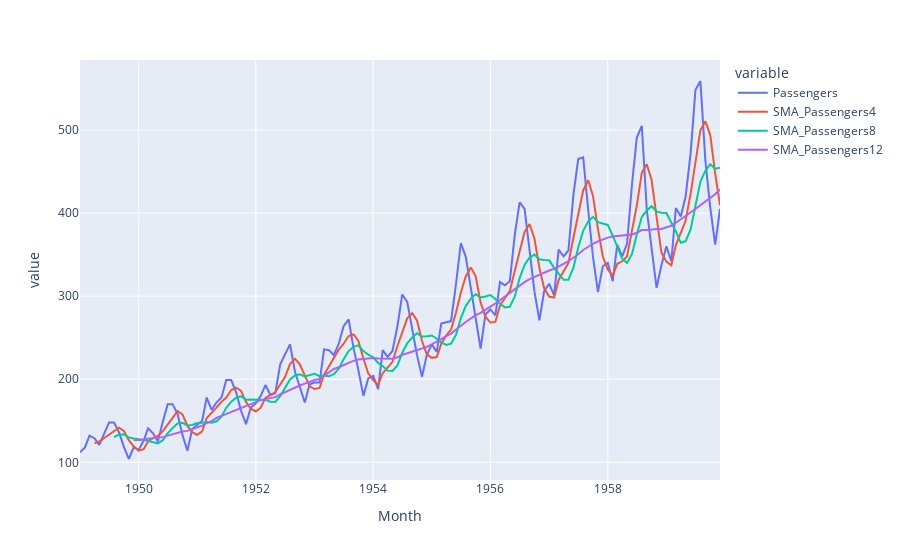

Here is the notebook cell this chart was saved with:
### Code cell
sma_data.plot()

### Figure 1 — Plotly figure (JSON) as saved in the notebook; plotly's stock layout.template omitted (floating-point values rounded to 4 significant figures; data arrays with more than 128 entries replaced by an {"elided": "..."} marker saying what was removed)
{"data": [{"hovertemplate": "variable=Passengers<br>Month=%{x}<br>value=%{y}<extra></extra>", "legendgroup": "Passengers", "line": {"color": "#636efa", "dash": "solid"}, "mode": "lines", "name": "Passengers", "orientation": "v", "showlegend": true, "type": "scatter", "x": {"elided": "132 str values"}, "xaxis": "x", "y": {"elided": "132 int values"}, "yaxis": "y"}, {"hovertemplate": "variable=SMA_Passengers4<br>Month=%{x}<br>value=%{y}<extra></extra>", "legendgroup": "SMA_Passengers4", "line": {"color": "#EF553B", "dash": "solid"}, "mode": "lines", "name": "SMA_Passengers4", "orientation": "v", "showlegend": true, "type": "scatter", "x": {"elided": "132 str values"}, "xaxis": "x", "y": {"elided": "132 float values"}, "yaxis": "y"}, {"hovertemplate": "variable=SMA_Passengers8<br>Month=%{x}<br>value=%{y}<extra></extra>", "legendgroup": "SMA_Passengers8", "line": {"color": "#00cc96", "dash": "solid"}, "mode": "lines", "name": "SMA_Passengers8", "orientation": "v", "showlegend": true, "type": "scatter", "x": {"elided": "132 str values"}, "xaxis": "x", "y": {"elided": "132 float values"}, "yaxis": "y"}, {"hovertemplate": "variable=SMA_Passengers12<br>Month=%{x}<br>value=%{y}<extra></extra>", "legendgroup": "SMA_Passengers12", "line": {"color": "#ab63fa", "dash": "solid"}, "mode": "lines", "name": "SMA_Passengers12", "orientation": "v", "showlegend": true, "type": "scatter", "x": {"elided": "132 str values"}, "xaxis": "x", "y": {"elided": "132 float values"}, "yaxis": "y"}], "layout": {"legend": {"title": {"text": "variable"}, "tracegroupgap": 0}, "margin": {"t": 60}, "xaxis": {"anchor": "y", "domain": [0, 1], "title": {"text": "Month"}}, "yaxis": {"anchor": "x", "domain": [0, 1], "title": {"text": "value"}}}}
